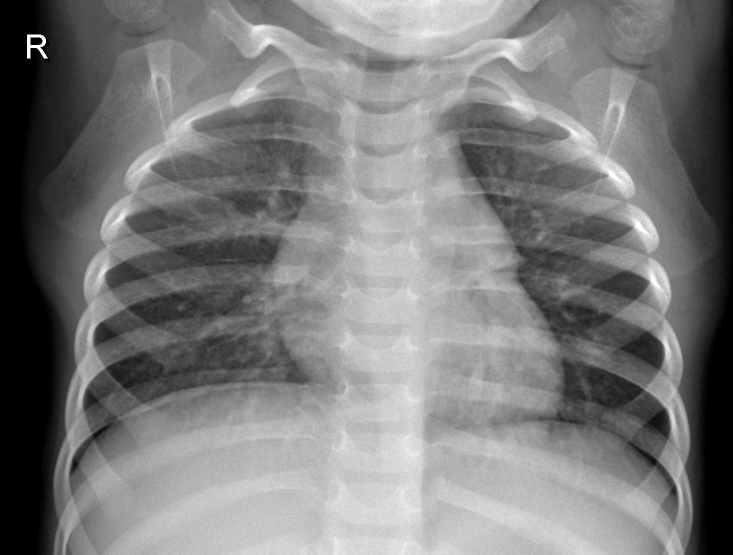
#> input picture Lab03/chest-xray-pneumonia/chest_xray/train/NORMAL/IM-0189-0001.jpeg, 1466 x 1109 px (shown at 1/2 size); its folder holds only this picture in this run
$ jupyter execute --allow-errors main.ipynb
#> lines starting #> are read from the running program, lines starting #| are printed output that depends on the picture
[cell 1]
import os
import cv2
import numpy as np
from sklearn.decomposition import PCA

[cell 2]
# =====================
# CONFIG
# =====================
IMG_SIZE = 128
TRAIN_DIR = "chest-xray-pneumonia/chest_xray/train"
TEST_DIR = "chest-xray-pneumonia/chest_xray/test"

[cell 3]
# =====================
# LOAD DATA
# =====================
def load_data(data_dir):
#> called with data_dir = 'chest-xray-pneumonia/chest_xray/train'
    X, y = [], []
    categories = ["NORMAL", "PNEUMONIA"]

    if not os.path.exists(data_dir):
        print(f"Lỗi: Không tìm thấy thư mục {data_dir}")
        return np.array([]), np.array([])

    for label, category in enumerate(categories):
        path = os.path.join(data_dir, category)
        if not os.path.exists(path): continue

        print(f"Đang tải: {category}...")
        for file in os.listdir(path):
            img_path = os.path.join(path, file)

            try:
                img = cv2.imread(img_path, cv2.IMREAD_GRAYSCALE)
#> img is the input picture: shape (1109, 1466); min 0, max 255, mean 123
                if img is None:
                    continue

                img = cv2.resize(img, (IMG_SIZE, IMG_SIZE))
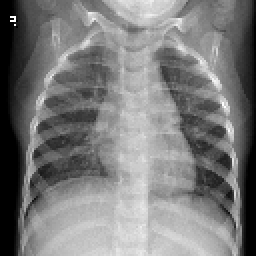
#> img: shape (128, 128) (shown 2 times larger); min 0, max 255, mean 122.9
              ##  img = img.astype(np.float32) / 255.0

                X.append(img.flatten())
                y.append(label)
            except:
                continue

    return np.array(X, dtype=np.uint8), np.array(y)

print("Loading data...")
X_train, y_train = load_data(TRAIN_DIR)
#> y_train = [0, 1]
X_test, y_test = load_data(TEST_DIR)
#> (the rest of the program and of its run is left out)
